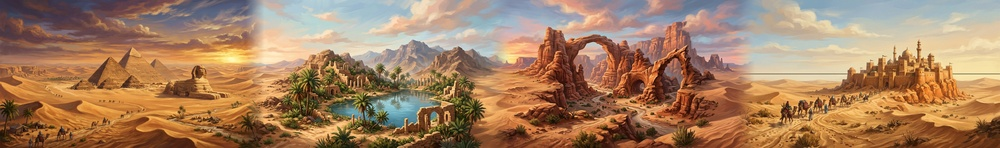
#> input picture assets/images/biomes/desert_stitched_preview.jpg, 1000 x 148 px, shrunk from 5204 x 768 before the run
$ python -i verify_stitch.py   (imports and definitions only)
#> lines starting #> are read from the running program, lines starting #| are printed output that depends on the picture
#> further down, picture is the input picture: shape (148, 1000, 3); mean B, G, R 97.1, 127.9, 164.9
import cv2
import numpy as np
import os
import glob
import sys

def find_horizon(img):
    # Convert to grayscale
    gray = cv2.cvtColor(img, cv2.COLOR_BGR2GRAY)
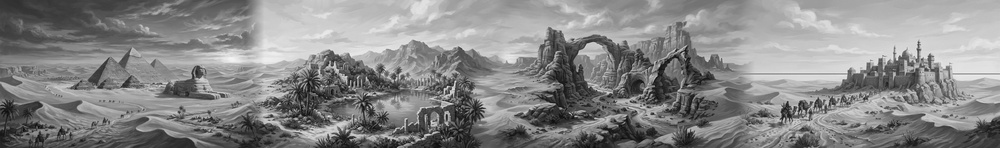
#> gray: shape (148, 1000); min 10, max 244, mean 135.5
    height, width = gray.shape
#> height = 148; width = 1000

    # Focus on the lower half/third
    lower_half = gray[height//2:height, :]
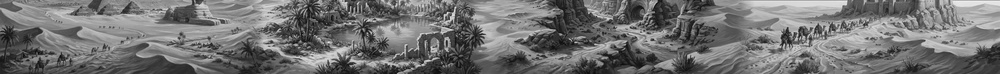
#> lower_half: shape (74, 1000); min 10, max 240, mean 114.1

    # Edge detection
    edges = cv2.Canny(lower_half, 50, 150, apertureSize=3)
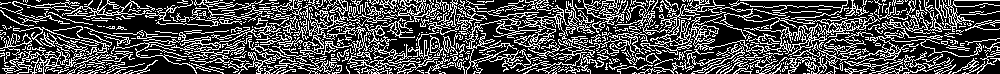
#> edges: shape (74, 1000); 30% white in thin lines or dots

    # Hough line transform
    lines = cv2.HoughLinesP(edges, 1, np.pi/180, threshold=100, minLineLength=width//4, maxLineGap=20)
#> lines = 52 rows, first 6: [1, 39, 694, 15], [4, 54, 815, 11], [165, 58, 714, 39], [504, 69, 982, 69], [502, 65, 985, 65], [17, 6, 477, 6]

    if lines is not None:
        # Find the longest horizontal line
        longest = 0
        best_y = 0
        for line in lines:
            x1, y1, x2, y2 = line[0]
            if abs(y1 - y2) < 20: # Roughly horizontal
                length = abs(x1 - x2)
                if length > longest:
                    longest = length
                    best_y = (y1 + y2) // 2 + height // 2
#> this loop made 52 passes
#> (x1, y1, x2, y2, length, longest, best_y) on passes 3, 9, 15: (165, 58, 714, 39, 549, 549, 122), (155, 60, 713, 41, 558, 558, 124), (5, 65, 934, 49, 929, 929, 131)
#> (x1, y1, x2, y2, length) on passes 4, 5, 6, 7, 11, 12: (504, 69, 982, 69, 478), (502, 65, 985, 65, 483), (17, 6, 477, 6, 460), (189, 65, 608, 57, 419), (738, 0, 999, 0, 261), (416, 43, 717, 32, 301)
#> after the loop, best_y = 131; longest = 929
        if longest > 0:
            return best_y

    # Fallback: Just return a generic lower-third value
    return height - (height // 3)

# [82 lines left out: functions compute_color_delta, stitch_segments, verify_biome, not called in this run]

# [3 lines not run here, left out]

>>> import cv2
>>> picture = cv2.imread('assets/images/biomes/desert_stitched_preview.jpg')
>>> result = find_horizon(picture)
#> result = 131
